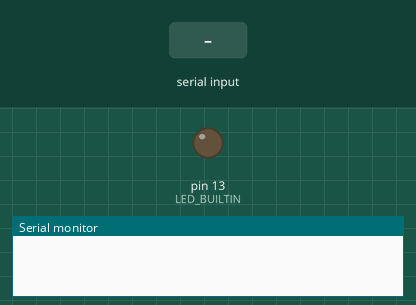
Bench run of a sketch on a simulated Arduino Uno, built with avr-gcc and run on an emulated ATmega328P. Parts: output pins drawn as LEDs (lit = HIGH), the last lines printed to the serial monitor. The test bench sets the inputs (shaded band).

Above: at 1.2 s.
1.3 s: "1\n" received over Serial
At 2.0 s:
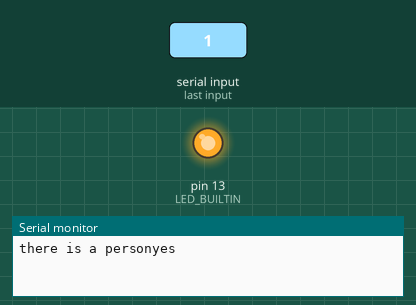
2.8 s: "0\n" received over Serial
At 3.1 s:
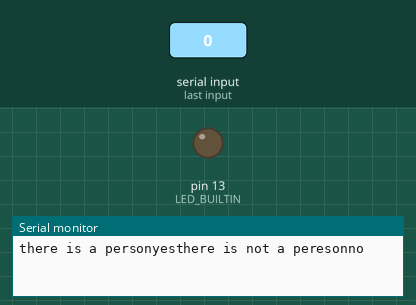
Timing chart, 0 to 5.8 s (numbered marks = the images above; inputs shaded):
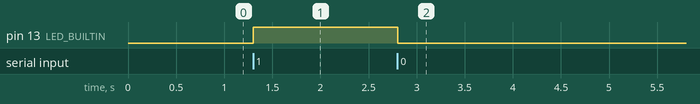

The sketch:

serial_test.ino
```cpp
int angle;
int person;
boolean pers;
String ser;
String sub;
int index;

void setup()
{

  Serial.begin(9600);
  pinMode(LED_BUILTIN,OUTPUT);
}


void loop()
{
if(Serial.available()>0)
{
  ser=Serial.readStringUntil('\n');
  index = ser.indexOf(',');
  sub=ser.substring(0,index);
  angle=sub.toInt();
  sub=ser.substring(index+1);
  person=sub.toInt();
  if(person==1)
  {
    pers=true;
    Serial.write("there is a person");
      Serial.write("yes");
        digitalWrite(LED_BUILTIN,HIGH);

  }
    if(person==0)
  {
    pers=false;
    Serial.write("there is not a pereson");
      Serial.write("no");
      digitalWrite(LED_BUILTIN,LOW);


  }

}


}
```

Measured:
- after the input at 1.3 s, pin 13 (LED_BUILTIN): LOW → HIGH at once
- after the input at 2.8 s, pin 13 (LED_BUILTIN): HIGH → LOW at once
